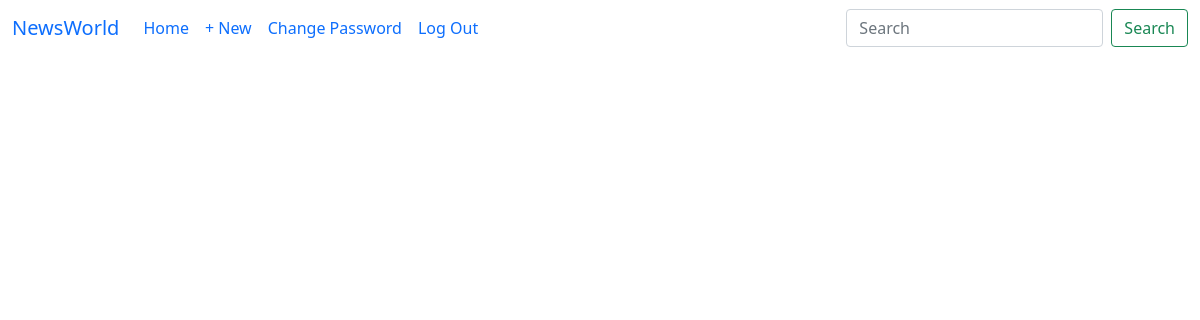
The page /articles/ (signed in) on the database as committed earlier.
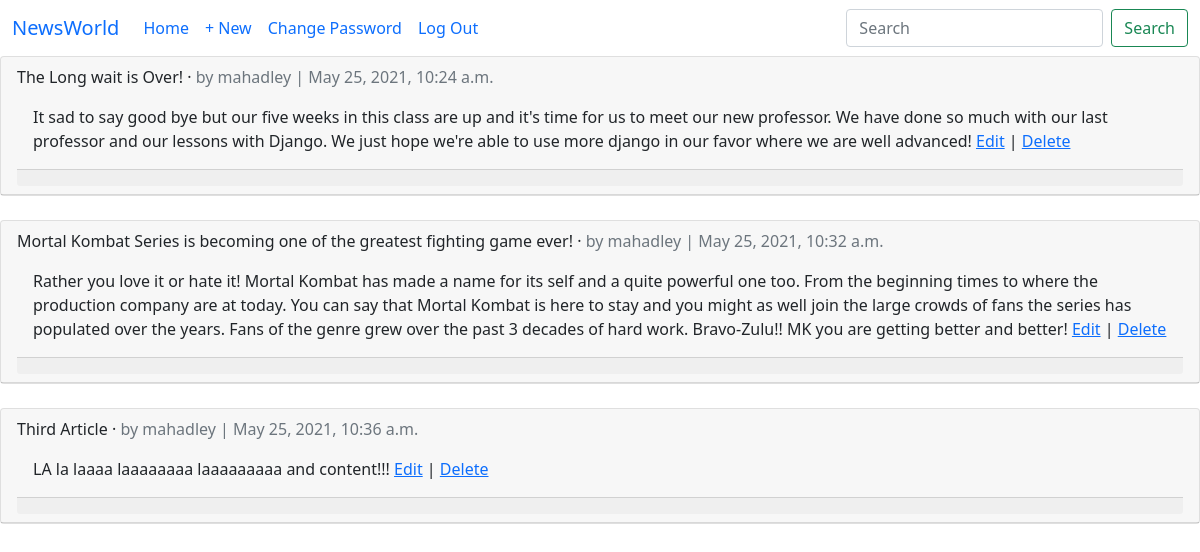
The same page on the database as committed later.
### articles/models.py (models this page shows, shortened)
class Article(models.Model):
    title = models.CharField(max_length=255)
    body = models.TextField()
    date = models.DateTimeField(auto_now_add=True)
    author = models.ForeignKey(
        get_user_model(),
        on_delete = models.CASCADE,
    )

### accounts/models.py (models this page shows)
class CustomUser(AbstractUser):
    age = models.PositiveIntegerField(null=True, blank=True)

### articles/views.py (the view)
# urls.py: path('', ArticleListView.as_view(), name='article_list'),
class ArticleListView(LoginRequiredMixin, ListView):
    model = Article
    template_name = "article_list.html"

### templates/article_list.html (shortened to what this page needs)
{% extends 'base.html' %}
{% block content %}
    {% for article in object_list %}
    <div class='card'>
        <div class="card-header">
            <span class="font-weight-bold">{{ article.title }}</span> &middot;
            <span class="text-muted">
                by {{ article.author }} | {{ article.date }}
            </span>
            <div class="card-body">
                {{ article.body }}
                <a href="{% url 'article_edit' article.pk %}">Edit</a> | <a href="{% url 'article_delete' article.pk %}">Delete</a>
            </div>
            <div class="card-footer text-center text-muted">
            </div>
        </div>
    </div>
    <br />
    {% endfor %}
{% endblock content %}

### templates/base.html (shortened to what this page needs)
{% load static %}
<!DOCTYPE html>
<html>
    <head>
        <link href="https://cdn.jsdelivr.net/npm/bootstrap@5.0.1/dist/css/bootstrap.min.css" rel="stylesheet">
    </head>
    <body>
    <nav class="navbar navbar-expand-lg">
        <div class="container-fluid">
            <a class="navbar-brand" href="{% url 'home' %}">NewsWorld</a>
            <div class="collapse navbar-collapse" id="navbarSupportedContent">
            <ul class="navbar-nav me-auto mb-2 mb-lg-0">
                <li class="nav-item">
                <a class="nav-link active" aria-current="page" href="{% url 'home' %}">Home</a>
                </li>
                {% if user.is_authenticated %}
                    <li class="nav-item">
                    <a class="nav-link" href="{% url 'article_new' %}">+ New</a>
                    </li>
                    <li class="nav-item">
                    <a class="nav-link" href="{% url 'password_change' %}">Change Password</a>
                    </li>
                    <li class="nav-item">
                    <a class="nav-link" href="{% url 'logout' %}}">Log Out</a>
                    </li>
                {% endif%}
            </ul>
            <form class="d-flex">
                <input class="form-control me-2" type="search" placeholder="Search" aria-label="Search">
                <button class="btn btn-outline-success" type="submit">Search</button>
            </form>
            </div>
        </div>
</nav>
        <main>
            {% block content %}
            {% endblock content %}
        </main>
    </body>
</html>

Rows that differ between the two databases and show on the page:
added Article: title "The Long wait is Over!", author "mahadley", date "May 25, 2021, 10:24 a.m.", body "It sad to say good bye but our five weeks in this class are up and it's time for us to meet our new professor. We have done so much with our last professor and our lessons with Django. We just hope we're able to use more django in our favor where we are well advanced!"
added Article: title "Mortal Kombat Series is becoming one of the greatest fighting game ever!", author "mahadley", date "May 25, 2021, 10:32 a.m.", body "Rather you love it or hate it! Mortal Kombat has made a name for its self and a quite powerful one too. From the beginning times to where the production company are at today. You can say that Mortal Kombat is here to stay and you might as well join the large crowds of fans the series has populated over the years. Fans of the genre grew over the past 3 decades of hard work. Bravo-Zulu!! MK you are getting better and better!"
added Article: title "Third Article", author "mahadley", date "May 25, 2021, 10:36 a.m.", body "LA la laaaa laaaaaaaa laaaaaaaaa and content!!!"
